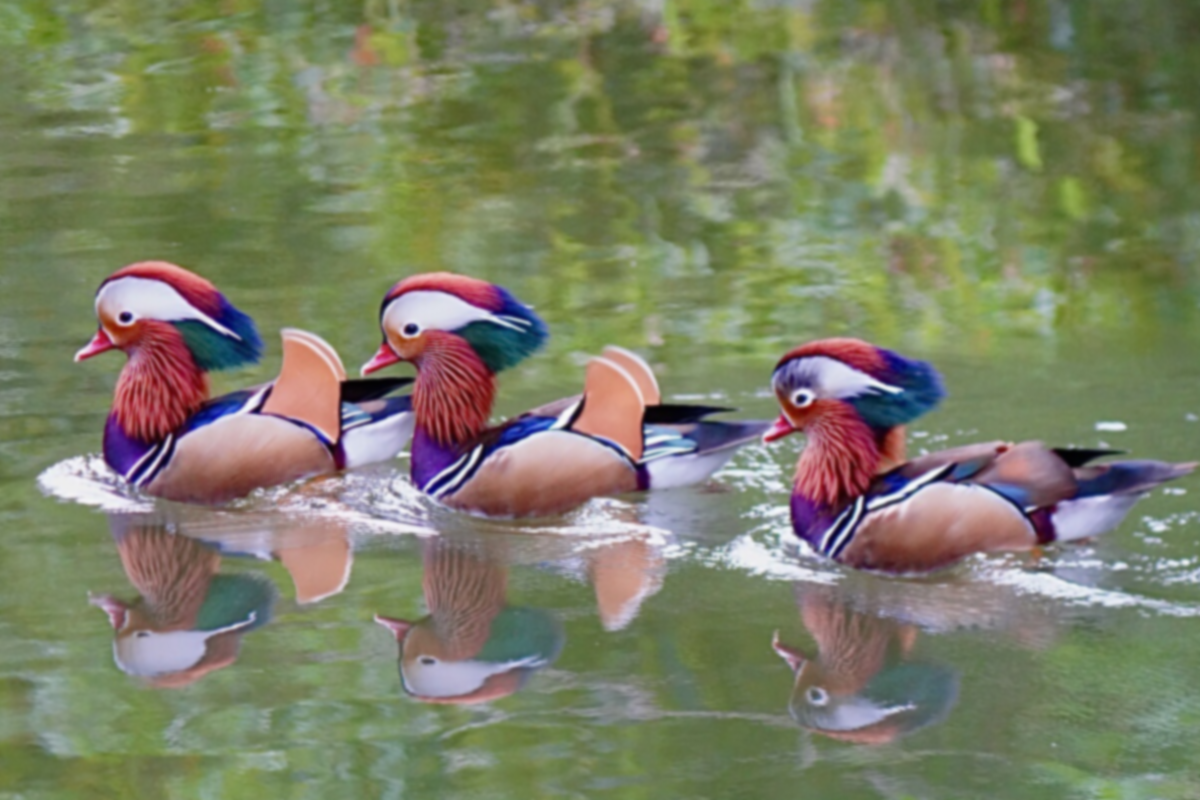
#> input picture hw3/Bird 3 blurred.tif, 1200 x 800 px, found by its file name
$ python '許智湧_hw3.py'
#> lines starting #> are read from the running program, lines starting #| are printed output that depends on the picture

"""
import numpy as np
import cv2

image = cv2.imread("d:\\pme22_project\\opencv-Training\\hw3\\Bird 3 blurred.tif")
cv2.imshow("Original",image)
cv2.waitKey(0)

#R、G、B分量的提取
(B,G,R) = cv2.split(image)#提取R、G、B分量
cv2.imshow("Red",R)
cv2.imshow("Green",G)
cv2.imshow("Blue",B)
cv2.waitKey(0)
"""
import cv2
import numpy as np

import numpy as np
import cv2

image = cv2.imread("d:\\pme22_project\\opencv-Training\\hw3\\Bird 3 blurred.tif")
#> image is the input picture: shape (800, 1200, 3); mean B, G, R 101.8, 126.7, 123.6
#R、G、B分量的提取
(B,G,R) = cv2.split(image)#提取R、G、B分量
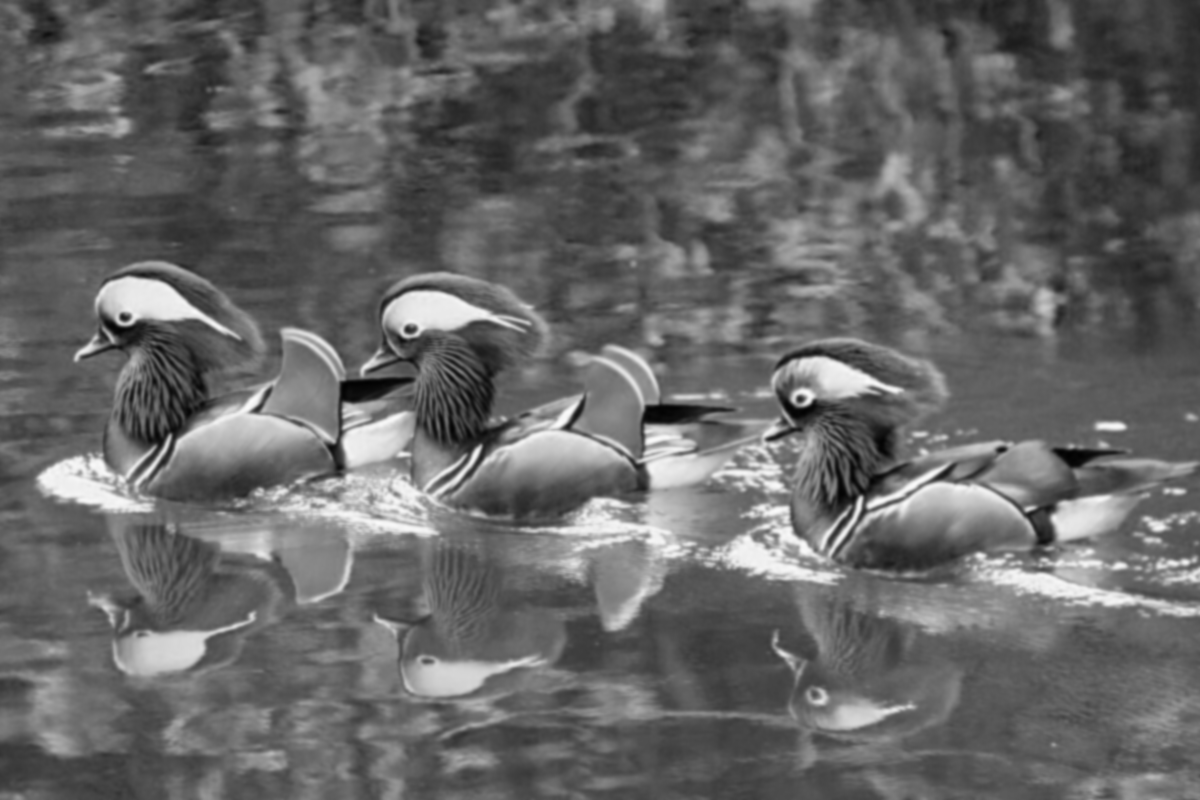
#> B: shape (800, 1200); min 2, max 251, mean 101.8
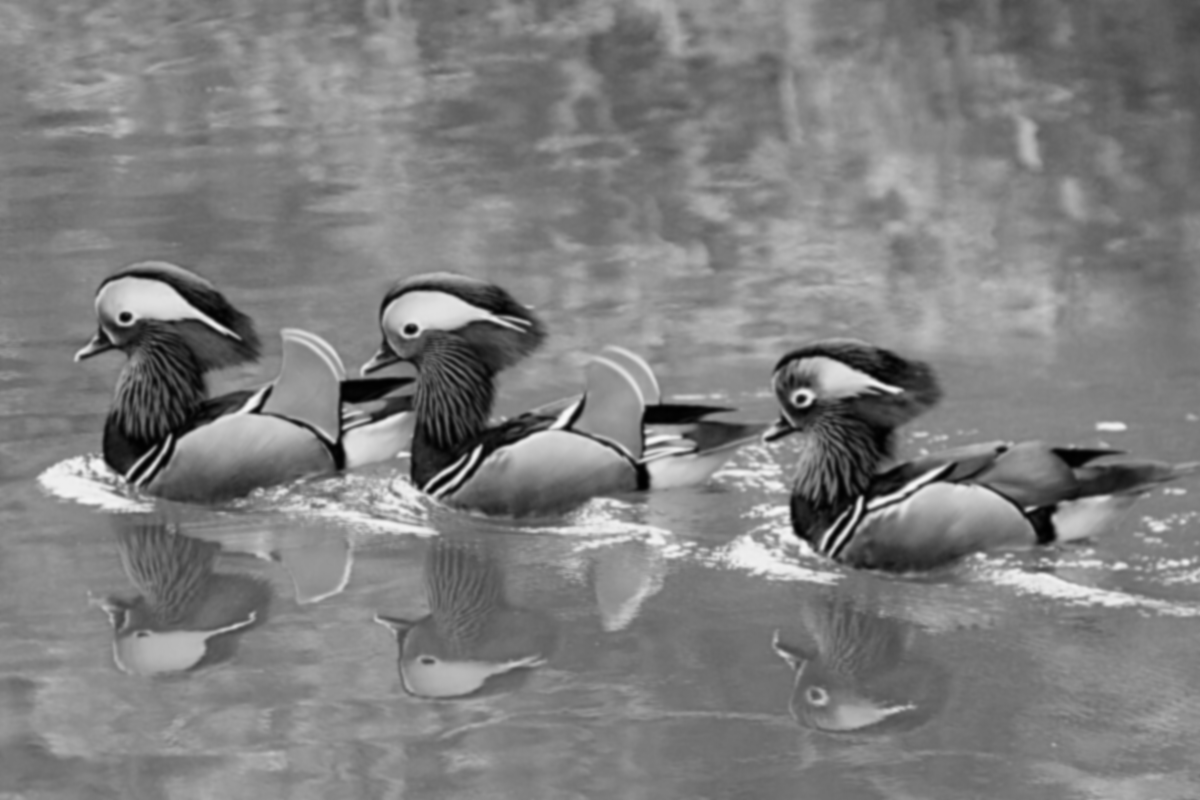
#> G: shape (800, 1200); min 1, max 250, mean 126.7
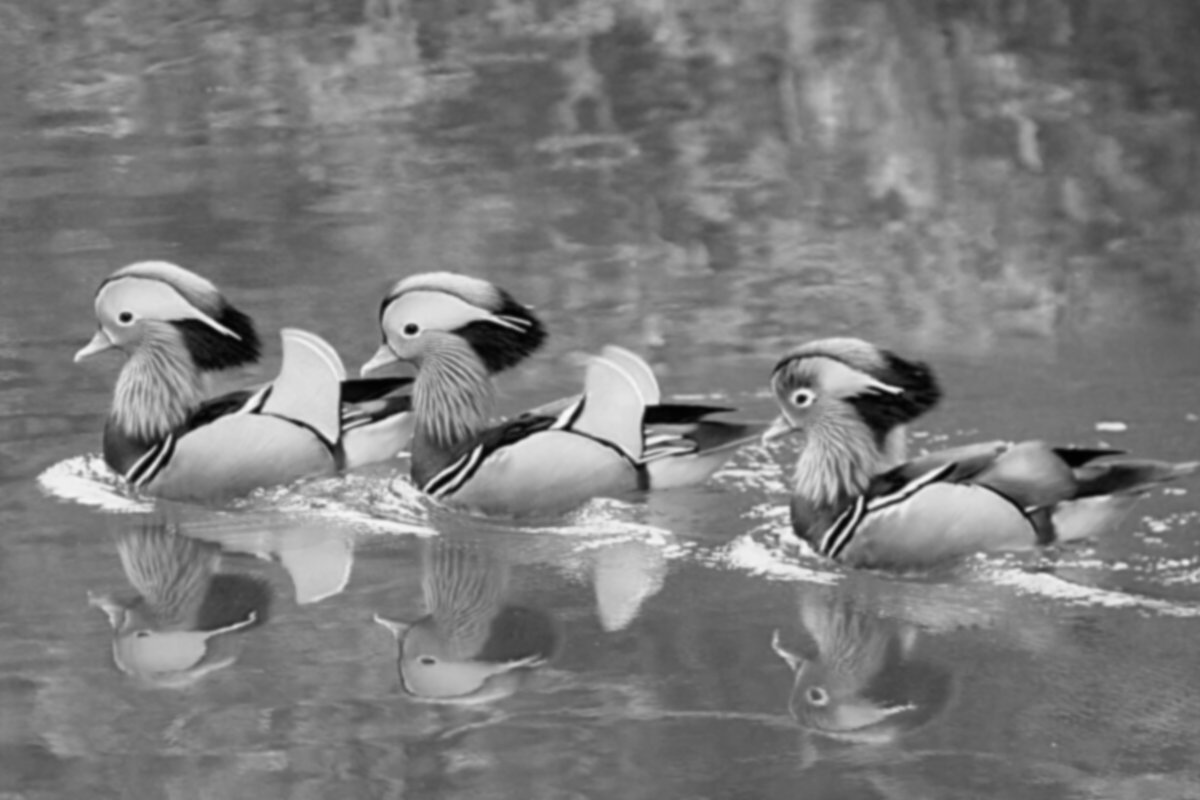
#> R: shape (800, 1200); min 1, max 250, mean 123.6
cv2.imshow("Original",image)
cv2.imshow("Red",R)
cv2.imshow("Green",G)
cv2.imshow("Blue",B)
cv2.waitKey(0)

def rgbtohsi(rgb_lwpImg):
    rows = int(rgb_lwpImg.shape[0])
#> rows = 800
    cols = int(rgb_lwpImg.shape[1])
#> cols = 1200
    b, g, r = cv2.split(rgb_lwpImg)
    # 归一化到[0,1]
    b = b / 255.0
    g = g / 255.0
    r = r / 255.0
    hsi_lwpImg = rgb_lwpImg.copy()
    H, S, I = cv2.split(hsi_lwpImg)
    for i in range(rows):
        for j in range(cols):
            num = 0.5 * ((r[i, j]-g[i, j])+(r[i, j]-b[i, j]))
            den = np.sqrt((r[i, j]-g[i, j])**2+(r[i, j]-b[i, j])*(g[i, j]-b[i, j]))
            theta = float(np.arccos(num/den))

            if den == 0:
                    H = 0
            elif b[i, j] <= g[i, j]:
                H = theta
            else:
                H = 2*3.14169265 - theta

            min_RGB = min(min(b[i, j], g[i, j]), r[i, j])
            sum = b[i, j]+g[i, j]+r[i, j]
            if sum == 0:
                S = 0
            else:
                S = 1 - 3*min_RGB/sum

            H = H/(2*3.14159265)
            I = sum/3.0
            # 输出HSI图像，扩充到255以方便显示，一般H分量在[0,2pi]之间，S和I在[0,1]之间
            hsi_lwpImg[i, j, 0] = H*255
            hsi_lwpImg[i, j, 1] = S*255
            hsi_lwpImg[i, j, 2] = I*255
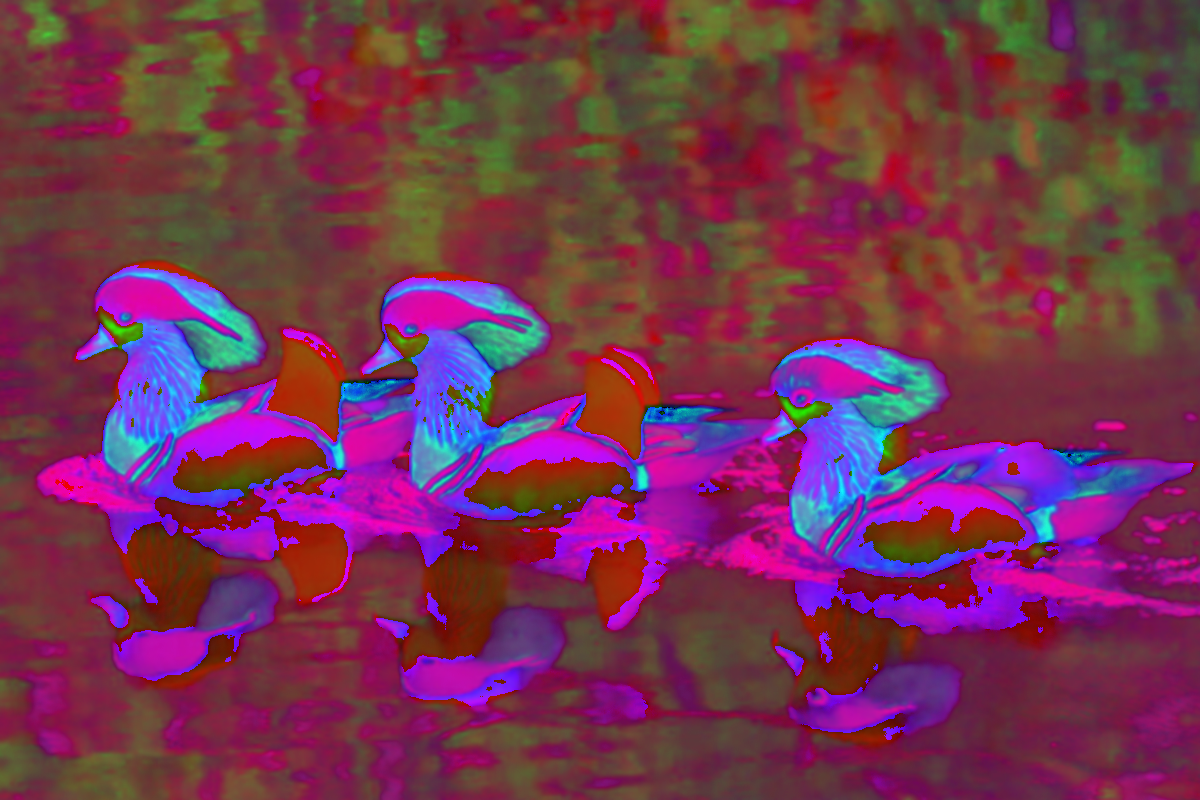
#> hsi_lwpImg: shape (800, 1200, 3); mean B, G, R 81.8, 50.9, 117
    return hsi_lwpImg
if __name__ == '__main__':
    rgb_lwpImg = cv2.imread("d:\\pme22_project\\opencv-Training\\hw3\\Bird 3 blurred.tif")
    hsi_lwpImg = rgbtohsi(rgb_lwpImg)

    cv2.imshow('rgb_lwpImg', rgb_lwpImg)
    cv2.imshow('hsi_lwpImg', hsi_lwpImg)

    key = cv2.waitKey(0) & 0xFF
#> (key q is pressed here)
    if key == ord('q'):
        cv2.destroyAllWindows()
